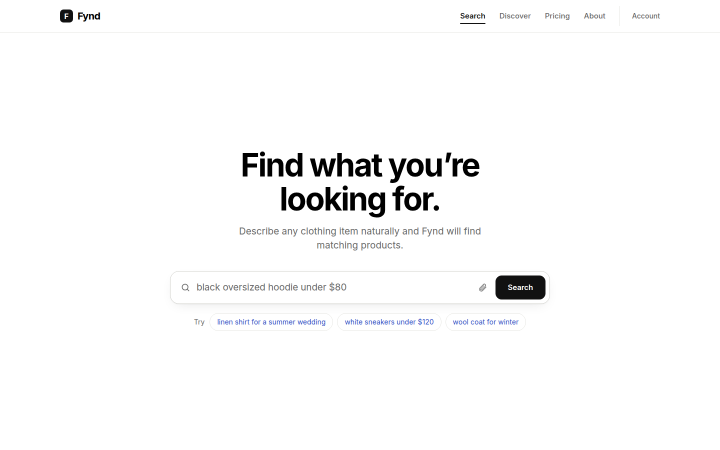
#> input picture artifacts/ui-validation/homepage-1440.png, 1440 x 900 px (shown at 1/2 size)
$ python -i xinput.py   (imports and definitions only)
#> lines starting #> are read from the running program, lines starting #| are printed output that depends on the picture
#> further down, picture is the input picture: PIL image 1440x900 RGB; mean R, G, B 249.7, 249.7, 249.9
#!/usr/bin/env python3
"""Real mouse input for Fynd's real-Chrome test (scripts/test-fit-panel-real-chrome.js).

Chrome grants an extension access to a tab (activeTab) only when the person
clicks its toolbar button: no DevTools command can stand in for that. This
helper sends a genuine X11 click (the XTEST extension) to Chromium running on
an Xvfb display, after finding Fynd's button on a screenshot of the toolbar.

  xinput.py DISPLAY shot PATH            screenshot of the whole display
  xinput.py DISPLAY find                 print "x y" of Fynd's toolbar button
  xinput.py DISPLAY click-fynd           find it and click it; print "x y"
  xinput.py DISPLAY click X Y            click at a point
  xinput.py DISPLAY ready                wait (up to 15 s) until the display accepts connections
  xinput.py DISPLAY painted              wait (up to 30 s) until Chrome has drawn its window
  xinput.py DISPLAY describe             the screen's size and its most common colours

Painted: Chrome maps its window seconds before it draws into it, and until
then the display holds one flat colour (black before the window is mapped,
then the window's empty background), whatever the browser has loaded behind
it. A drawn browser window has hundreds of colours; PAINTED_COLOURS is far
below that and far above an empty window's one or two.

Finding the button: Fynd's own icon (extension/icons, a dark square with a
white "F") is matched against the toolbar band of the screenshot, at the
sizes Chrome draws toolbar icons; failing a close match, the first 12 px
block that is mostly near-black right of the address bar (other toolbar
icons are thin outlines). Prints "none" and exits 2 when neither finds it.
"""
import os
import subprocess
import sys
import time
from io import BytesIO

from PIL import Image
from Xlib import X, display
from Xlib.ext import xtest

ICONS = os.path.join(os.path.dirname(__file__), '..', '..', 'extension', 'icons')


def shot(disp):
    png = subprocess.run(['import', '-display', disp, '-window', 'root', 'png:-'], check=True, capture_output=True).stdout
    return Image.open(BytesIO(png)).convert('RGB')


def dark_mask(im):
    w, h = im.size
    px = im.load()
    return [[sum(px[x, y]) < 160 for x in range(w)] for y in range(h)]


def match(im):
    """the icon's dark/light pattern, slid over the toolbar band"""
    w, h = im.size
#> w = 1440; h = 900
    band = im.crop((int(w * 0.5), 30, w, min(h, 110)))
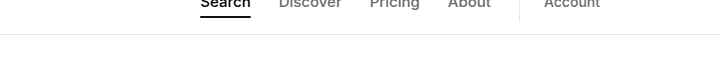
#> band: PIL image 720x80 RGB; mean R, G, B 252, 252, 251.9
    bw, bh = band.size
#> bw = 720; bh = 80
    screen = dark_mask(band)
#> screen = 80 items
    best = None
    for size in (16, 18, 20, 24, 32):
#> (the run stopped early here; a loop or call above may not have finished)
